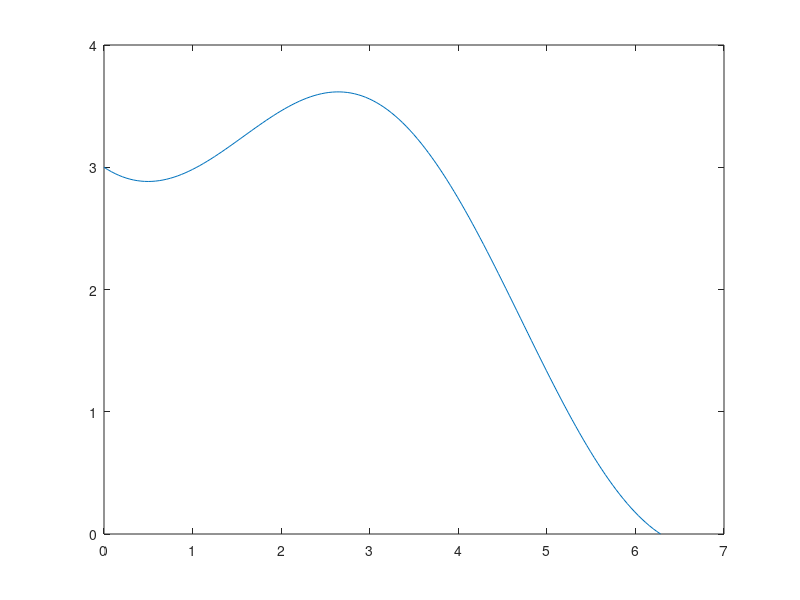

Reproduce this figure in MATLAB.
close all; clear all;

f = @(x) cos(x);
xmin = 0;
xmax = 2*pi;
a = 3;
b = 0;

N=150;
x = linspace(xmin,xmax,N+2);
h=x(2)-x(1);
A = zeros(N,N); c = zeros(N,1);
for i=1:(N-1)
    A(i,i)=-2;
    A(i,i+1)=1;
    A(i+1,i)=1;
    c(i) = h^2 * f(x(i+1));
end

c(1)=h^2*f(x(2))-a;
A(N,N)=-2; c(N)=h^2*f(x(N+1))-b;

y = A\c;
y = [a; y; b];

plot(x,y)


